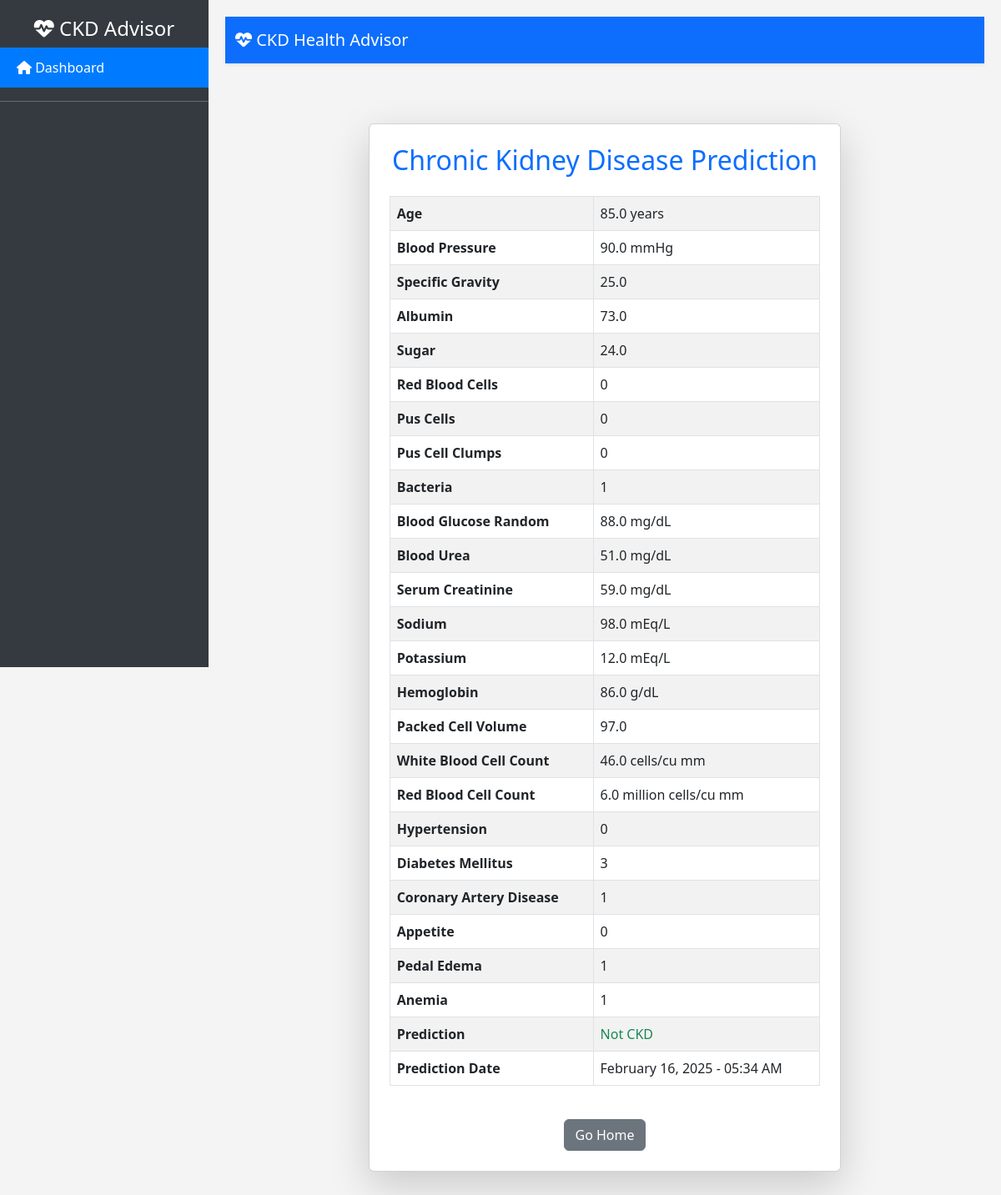
/patient/result/1/, run on the app's committed database.
### patient/models.py (models this page shows, shortened)
class Patient(models.Model):
    patient_info = models.ForeignKey(
        PatientInfo,
        on_delete=models.CASCADE,
        related_name="patients"
    )
    age = models.FloatField()
    bp = models.FloatField(verbose_name="Blood Pressure")
    sg = models.FloatField(verbose_name="Specific Gravity")
    al = models.FloatField(verbose_name="Albumin")
    su = models.FloatField(verbose_name="Sugar")
    rbc = models.CharField(max_length=10, verbose_name="Red Blood Cells")
    pc = models.CharField(max_length=10, verbose_name="Pus Cells")
    pcc = models.CharField(max_length=10, verbose_name="Pus Cell Clumps")
    ba = models.CharField(max_length=10, verbose_name="Bacteria")
    bgr = models.FloatField(verbose_name="Blood Glucose Random")
    bu = models.FloatField(verbose_name="Blood Urea")
    sc = models.FloatField(verbose_name="Serum Creatinine")
    sod = models.FloatField(verbose_name="Sodium")
    pot = models.FloatField(verbose_name="Potassium")
    hemo = models.FloatField(verbose_name="Hemoglobin")
    pcv = models.FloatField(verbose_name="Packed Cell Volume")
    wc = models.FloatField(verbose_name="White Blood Cell Count")
    rc = models.FloatField(verbose_name="Red Blood Cell Count")
    htn = models.CharField(max_length=3, verbose_name="Hypertension")
    dm = models.CharField(max_length=3, verbose_name="Diabetes Mellitus")
    cad = models.CharField(max_length=3, verbose_name="Coronary Artery Disease")
    appet = models.CharField(max_length=10, verbose_name="Appetite")
    pe = models.CharField(max_length=3, verbose_name="Pedal Edema")
    ane = models.CharField(max_length=3, verbose_name="Anemia")
    prediction = models.CharField(max_length=50)
    created_at = models.DateTimeField(auto_now_add=True)

### patient/views.py (the view)
# urls.py: path("result/<int:pk>/", PredictResultView.as_view(), name="predict_result"),
class PredictResultView(DetailView):
    model = Patient
    template_name = "patient/result.html"
    context_object_name = "patient"

### templates/patient/result.html (shortened to what this page needs)
{% extends 'patient/base.html' %}
{% block content %}
<div class="container py-5">
    <div class="row justify-content-center">
        <div class="col-lg-8 col-md-10">
            <div class="card shadow-lg p-4">
                <h2 class="text-center mb-4 text-primary">Chronic Kidney Disease Prediction</h2>
                <table class="table table-striped table-bordered">
                    <tbody>
                        <tr>
                            <th>Age</th>
                            <td>{{ patient.age }} years</td>
                        </tr>
                        <tr>
                            <th>Blood Pressure</th>
                            <td>{{ patient.bp }} mmHg</td>
                        </tr>
                        <tr>
                            <th>Specific Gravity</th>
                            <td>{{ patient.sg }}</td>
                        </tr>
                        <tr>
                            <th>Albumin</th>
                            <td>{{ patient.al }}</td>
                        </tr>
                        <tr>
                            <th>Sugar</th>
                            <td>{{ patient.su }}</td>
                        </tr>
                        <tr>
                            <th>Red Blood Cells</th>
                            <td>{{ patient.rbc }}</td>
                        </tr>
                        <tr>
                            <th>Pus Cells</th>
                            <td>{{ patient.pc }}</td>
                        </tr>
                        <tr>
                            <th>Pus Cell Clumps</th>
                            <td>{{ patient.pcc }}</td>
                        </tr>
                        <tr>
                            <th>Bacteria</th>
                            <td>{{ patient.ba }}</td>
                        </tr>
                        <tr>
                            <th>Blood Glucose Random</th>
                            <td>{{ patient.bgr }} mg/dL</td>
                        </tr>
                        <tr>
                            <th>Blood Urea</th>
                            <td>{{ patient.bu }} mg/dL</td>
                        </tr>
                        <tr>
                            <th>Serum Creatinine</th>
                            <td>{{ patient.sc }} mg/dL</td>
                        </tr>
                        <tr>
                            <th>Sodium</th>
                            <td>{{ patient.sod }} mEq/L</td>
                        </tr>
                        <tr>
                            <th>Potassium</th>
                            <td>{{ patient.pot }} mEq/L</td>
                        </tr>
                        <tr>
                            <th>Hemoglobin</th>
                            <td>{{ patient.hemo }} g/dL</td>
                        </tr>
                        <tr>
                            <th>Packed Cell Volume</th>
                            <td>{{ patient.pcv }}</td>
                        </tr>
                        <tr>
                            <th>White Blood Cell Count</th>
                            <td>{{ patient.wc }} cells/cu mm</td>
                        </tr>
                        <tr>
                            <th>Red Blood Cell Count</th>
                            <td>{{ patient.rc }} million cells/cu mm</td>
                        </tr>
                        <tr>
                            <th>Hypertension</th>
                            <td>{{ patient.htn }}</td>
                        </tr>
                        <tr>
                            <th>Diabetes Mellitus</th>
                            <td>{{ patient.dm }}</td>
                        </tr>
                        <tr>
                            <th>Coronary Artery Disease</th>
                            <td>{{ patient.cad }}</td>
                        </tr>
                        <tr>
                            <th>Appetite</th>
                            <td>{{ patient.appet }}</td>
                        </tr>
                        <tr>
                            <th>Pedal Edema</th>
                            <td>{{ patient.pe }}</td>
                        </tr>
                        <tr>
                            <th>Anemia</th>
                            <td>{{ patient.ane }}</td>
                        </tr>
                        <tr>
                            <th>Prediction</th>
                            <td class="{% if patient.prediction == 'CKD' %}text-danger font-weight-bold{% else %}text-success font-weight-bold{% endif %}">
                                {{ patient.prediction }}
                            </td>
                        </tr>
                        <tr>
                            <th>Prediction Date</th>
                            <td>{{ patient.created_at|date:"F d, Y - h:i A" }}</td>
                        </tr>
                    </tbody>
                </table>
                <div class="text-center mt-4">
                    <a href="{% url 'patient:patient_dashboard' %}" class="btn btn-secondary">Go Home</a>
                </div>
            </div>
        </div>
    </div>
</div>
{% endblock %}

### templates/patient/base.html (style rules this page uses)
body { background: #f4f4f4; display: flex; }

### data on the page
Patient: age "85.0", bp "90.0", sg "25.0", al "73.0", su "24.0", rbc "0", pc "0", pcc "0", ba "1", bgr "88.0", bu "51.0", sc "59.0", sod "98.0", pot "12.0", hemo "86.0", pcv "97.0", wc "46.0", rc "6.0", htn "0", dm "3", cad "1", appet "0", pe "1", ane "1", prediction "Not CKD", created_at "February 16, 2025 - 05:34 AM"
